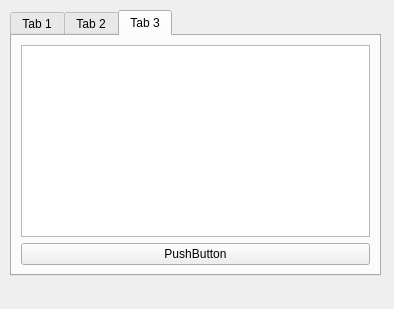
<?xml version="1.0" encoding="UTF-8"?>
<ui version="4.0">
 <class>Widget</class>
 <widget class="QWidget" name="Widget">
  <property name="geometry">
   <rect>
    <x>0</x>
    <y>0</y>
    <width>394</width>
    <height>309</height>
   </rect>
  </property>
  <property name="windowTitle">
   <string>Widget</string>
  </property>
  <widget class="QTabWidget" name="tabWidget">
   <property name="geometry">
    <rect>
     <x>10</x>
     <y>10</y>
     <width>371</width>
     <height>266</height>
    </rect>
   </property>
   <property name="currentIndex">
    <number>2</number>
   </property>
   <widget class="QWidget" name="tab">
    <attribute name="title">
     <string>Tab 1</string>
    </attribute>
    <layout class="QVBoxLayout" name="verticalLayout_2">
     <item>
      <layout class="QHBoxLayout" name="horizontalLayout">
       <item>
        <widget class="QGroupBox" name="groupBox">
         <property name="title">
          <string>GroupBox</string>
         </property>
         <layout class="QVBoxLayout" name="verticalLayout">
          <item>
           <widget class="QRadioButton" name="radioButton">
            <property name="text">
             <string>RadioButton</string>
            </property>
           </widget>
          </item>
          <item>
           <widget class="QRadioButton" name="radioButton_2">
            <property name="text">
             <string>RadioButton</string>
            </property>
           </widget>
          </item>
          <item>
           <widget class="QRadioButton" name="radioButton_3">
            <property name="text">
             <string>RadioButton</string>
            </property>
           </widget>
          </item>
          <item>
           <widget class="QRadioButton" name="radioButton_4">
            <property name="text">
             <string>RadioButton</string>
            </property>
           </widget>
          </item>
         </layout>
        </widget>
       </item>
       <item>
        <widget class="QPushButton" name="pushButton">
         <property name="sizePolicy">
          <sizepolicy hsizetype="Minimum" vsizetype="Expanding">
           <horstretch>0</horstretch>
           <verstretch>0</verstretch>
          </sizepolicy>
         </property>
         <property name="text">
          <string>PushButton</string>
         </property>
        </widget>
       </item>
      </layout>
     </item>
     <item>
      <spacer name="verticalSpacer">
       <property name="orientation">
        <enum>Qt::Vertical</enum>
       </property>
       <property name="sizeHint" stdset="0">
        <size>
         <width>20</width>
         <height>92</height>
        </size>
       </property>
      </spacer>
     </item>
    </layout>
   </widget>
   <widget class="QWidget" name="tab_2">
    <attribute name="title">
     <string>Tab 2</string>
    </attribute>
    <layout class="QVBoxLayout" name="verticalLayout_3">
     <item>
      <widget class="QPushButton" name="pushButton_2">
       <property name="text">
        <string>PushButton</string>
       </property>
      </widget>
     </item>
     <item>
      <widget class="QPushButton" name="pushButton_3">
       <property name="text">
        <string>PushButton</string>
       </property>
      </widget>
     </item>
     <item>
      <widget class="QPushButton" name="pushButton_4">
       <property name="text">
        <string>PushButton</string>
       </property>
      </widget>
     </item>
     <item>
      <spacer name="verticalSpacer_2">
       <property name="orientation">
        <enum>Qt::Vertical</enum>
       </property>
       <property name="sizeHint" stdset="0">
        <size>
         <width>20</width>
         <height>132</height>
        </size>
       </property>
      </spacer>
     </item>
    </layout>
   </widget>
   <widget class="QWidget" name="tab_3">
    <attribute name="title">
     <string>Tab 3</string>
    </attribute>
    <layout class="QVBoxLayout" name="verticalLayout_4">
     <item>
      <widget class="QListWidget" name="listWidget"/>
     </item>
     <item>
      <widget class="QPushButton" name="pushButton_5">
       <property name="text">
        <string>PushButton</string>
       </property>
      </widget>
     </item>
    </layout>
   </widget>
  </widget>
 </widget>
 <resources/>
 <connections/>
</ui>
